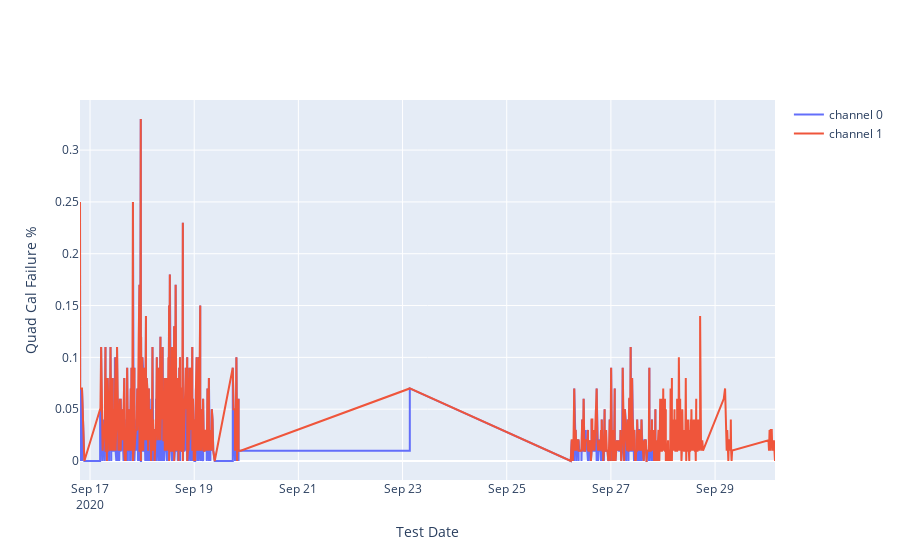

Notebook code cell kept with this figure:
### Code cell
import plotly.graph_objects as go
import numpy as np
fig = go.Figure()
for chan in range(2):
    x, y, t = tel.ad9361_tx_quad_cal_test(channel=chan)
    y = [y[k] / t[k] for k in range(len(y))]
    fig.add_trace(go.Scatter(x=x, y=y, name="channel "+str(chan)))
fig.update_layout(xaxis_title = 'Test Date', yaxis_title='Quad Cal Failure %')
fig.show()

### Figure 1 — Plotly figure (JSON) as saved in the notebook; plotly's stock layout.template omitted (floating-point values rounded to 4 significant figures; data arrays with more than 128 entries replaced by an {"elided": "..."} marker saying what was removed)
{"data": [{"name": "channel 0", "type": "scatter", "x": {"elided": "1000 str values"}, "y": {"elided": "1000 float values"}}, {"name": "channel 1", "type": "scatter", "x": {"elided": "712 str values"}, "y": {"elided": "712 float values"}}], "layout": {"xaxis": {"title": {"text": "Test Date"}}, "yaxis": {"title": {"text": "Quad Cal Failure %"}}}}
